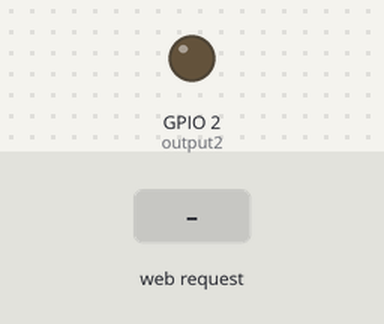
The sketch below on a simulated ESP32. On the bench: output pins drawn as LEDs (lit = HIGH). The test bench sets the inputs (shaded band). WiFi joins after 1.5 s; servers stay silent unless stated; what the sketch prints to the serial monitor is not drawn.

Above: at 2.7 s.
2.8 s: HTTP request GET /26/on received
At 3.3 s:
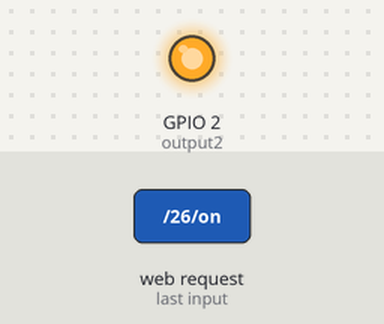
4.3 s: HTTP request GET /26/off received
At 5.7 s:
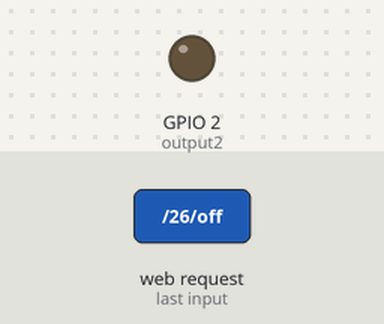
Timing chart, 0 to 7.3 s (numbered marks = the images above; inputs shaded):
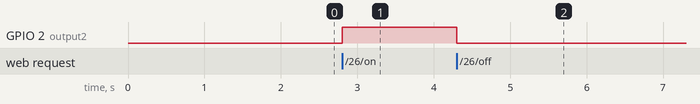

The sketch:

led_web_server.ino
```cpp
// (licence header left out)
#include <WiFi.h>
#include <WebServer.h>

// Replace with your network credentials
const char* ssid = "";
const char* password = "";

// Assign output variables to GPIO pins
const int output2 = 2;
String output2State = "off";

// Create a web server object
WebServer server(80);

// Function to handle turning GPIO 26 on
void handleGPIO26On() {
  output2State = "on";
  digitalWrite(output2, HIGH);
  handleRoot();
}

// Function to handle turning GPIO 26 off
void handleGPIO26Off() {
  output2State = "off";
  digitalWrite(output2, LOW);
  handleRoot();
}


// Function to handle the root URL and show the current states
void handleRoot() {
  String html = "<!DOCTYPE html><html><head><meta name=\"viewport\" content=\"width=device-width, initial-scale=1\">";
  html += "<link rel=\"icon\" href=\"data:,\">";
  html += "<style>html { font-family: Helvetica; display: inline-block; margin: 0px auto; text-align: center;}";
  html += ".button { background-color: #4CAF50; border: none; color: white; padding: 16px 40px; text-decoration: none; font-size: 30px; margin: 2px; cursor: pointer;}";
  html += ".button2 { background-color: #555555; }</style></head>";
  html += "<body><h1>ESP32 Web Server</h1>";

  // Display GPIO 26 controls
  html += "<p>GPIO 2 - State " + output2State + "</p>";
  if (output2State == "off") {
    html += "<p><a href=\"/26/on\"><button class=\"button\">ON</button></a></p>";
  } else {
    html += "<p><a href=\"/26/off\"><button class=\"button button2\">OFF</button></a></p>";
  }


  html += "</body></html>";
  server.send(200, "text/html", html);
}

void setup() {
  Serial.begin(115200);

  // Initialize the output variables as outputs
  pinMode(output2, OUTPUT);

  // Set outputs to LOW
  digitalWrite(output2, LOW);


  // Connect to Wi-Fi network
  Serial.print("Connecting to ");
  Serial.println(ssid);
  WiFi.begin(ssid, password);
  while (WiFi.status() != WL_CONNECTED) {
    delay(500);
    Serial.print(".");
  }
  Serial.println("");
  Serial.println("WiFi connected.");
  Serial.println("IP address: ");
  Serial.println(WiFi.localIP());

  // Set up the web server to handle different routes
  server.on("/", handleRoot);
  server.on("/26/on", handleGPIO26On);
  server.on("/26/off", handleGPIO26Off);

  // Start the web server
  server.begin();
  Serial.println("HTTP server started");
}

void loop() {
  // Handle incoming client requests
  server.handleClient();
}
```

Measured:
- after the input at 2.8 s, GPIO 2 (output2): LOW → HIGH at once
- after the input at 4.3 s, GPIO 2 (output2): HIGH → LOW at once
